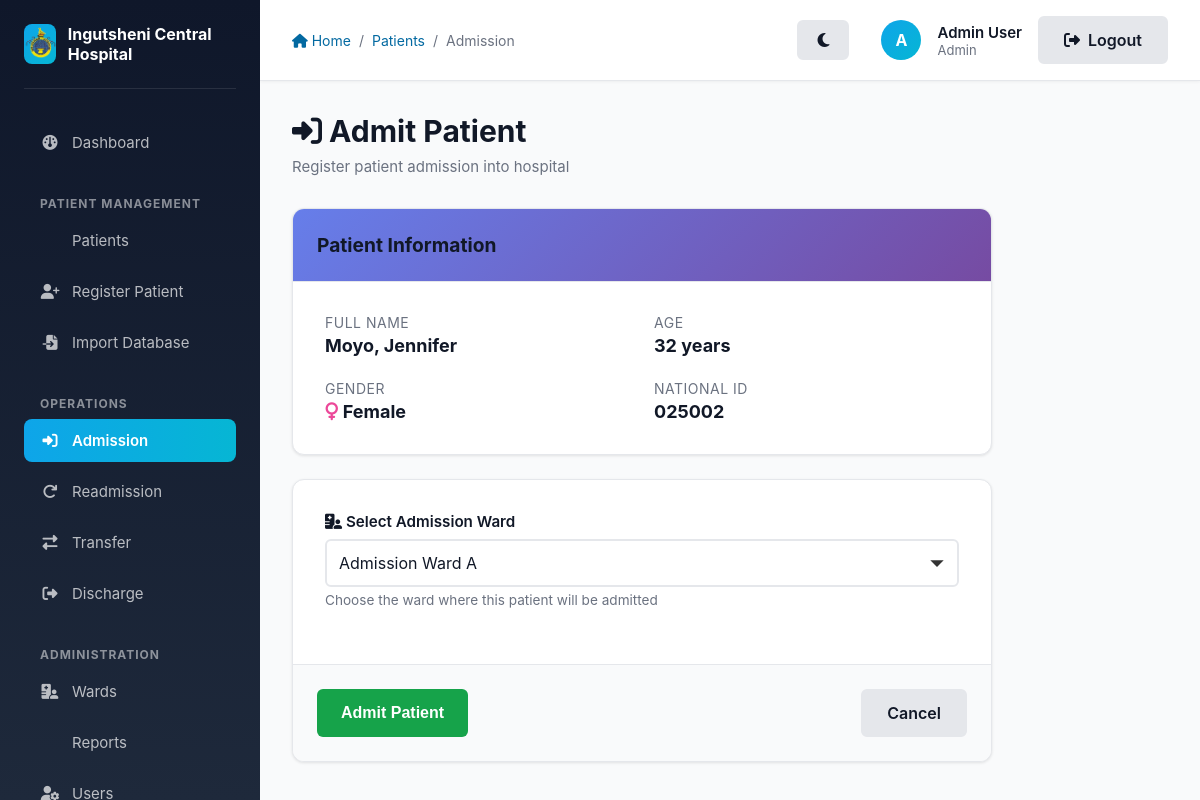
The app's page /patient/3/admit (signed in), older data.
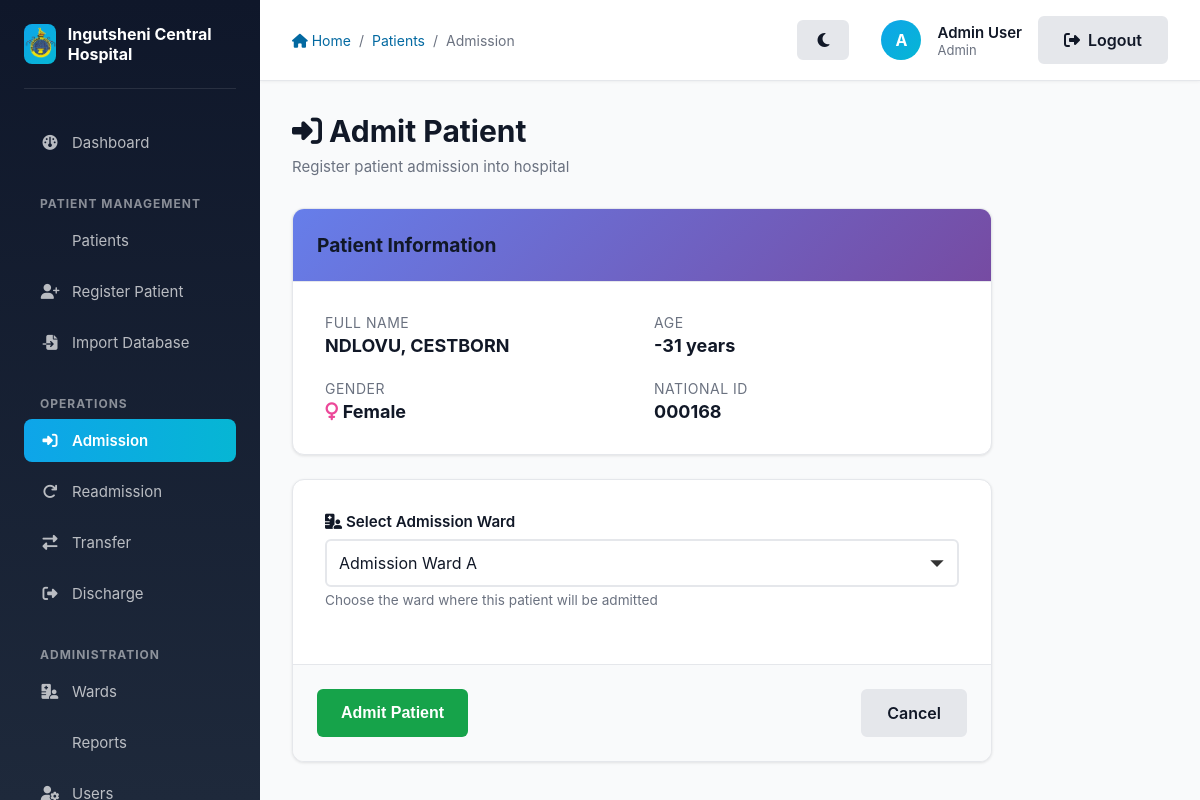
The same page, newer data.
### app/models/models.py (models this page shows, shortened)
class Patient(db.Model):
    __tablename__ = 'patients'
    id = db.Column(db.Integer, primary_key=True)
    hospital_id = db.Column(db.String(6), unique=True, nullable=False)
    surname = db.Column(db.String(100), nullable=False)
    first_names = db.Column(db.String(100), nullable=False)
    date_of_birth = db.Column(db.Date, nullable=False)
    age = db.Column(db.Integer, nullable=False)
    sex = db.Column(db.String(20), nullable=False)  # Male, Female, Other
    race = db.Column(db.String(50), nullable=False)
    marital_status = db.Column(db.String(50), nullable=False)  # Single, Married, Divorced, Widowed
    occupation = db.Column(db.String(100), nullable=False)
    religion = db.Column(db.String(50), default='Not Applicable')
    residential_address = db.Column(db.Text, nullable=False)
    contact_number = db.Column(db.String(20), nullable=False)
    employer_name = db.Column(db.String(100), nullable=True)
    employer_address = db.Column(db.Text, nullable=True)
    next_of_kin_name = db.Column(db.String(100), nullable=False)
    next_of_kin_address = db.Column(db.Text, nullable=False)
    next_of_kin_relationship = db.Column(db.String(50), nullable=False)
    chief = db.Column(db.String(100), default='Not Applicable')
    village = db.Column(db.String(100), default='Not Applicable')
    tribe = db.Column(db.String(100), default='Not Applicable')
    admission_datetime = db.Column(db.DateTime, nullable=False)
    referring_doctor_hospital = db.Column(db.String(150), nullable=False)
    diagnosis = db.Column(db.Text, nullable=False)
    doctor_name = db.Column(db.String(100), nullable=False)
    consultant_name = db.Column(db.String(100), nullable=False)
    pharmacy_name = db.Column(db.String(100), nullable=False)
    discharge_datetime = db.Column(db.DateTime, nullable=True)
    status = db.Column(db.String(50), default='Registered')  # Registered, Admitted, Transferred, Discharged, Deceased
    ward_id = db.Column(db.Integer, db.ForeignKey('wards.id'), nullable=True)
    is_deleted = db.Column(db.Boolean, default=False)
    created_at = db.Column(db.DateTime, default=lambda: datetime.now(timezone.utc))
    updated_at = db.Column(db.DateTime, default=lambda: datetime.now(timezone.utc), onupdate=lambda: datetime.now(timezone.utc))
    @property
    def name(self):
        return f"{self.surname}, {self.first_names}"
    @property
    def gender(self):
        return self.sex
    @hybrid_property
    def national_id(self):
        return self.hospital_id
    @national_id.setter
    def national_id(self, value):
        self.hospital_id = value
    @national_id.expression
    def national_id(cls):
        return cls.hospital_id
    admissions = db.relationship('Admission', backref='patient', lazy=True)
    transfers = db.relationship('Transfer', backref='patient', lazy=True)
    discharges = db.relationship('Discharge', backref='patient', lazy=True)

### app/patients/routes.py (the view, shortened to what this page needs)
@patients.route('/patient/<int:patient_id>/admit', methods=['GET', 'POST'])
@login_required
def admit_patient(patient_id):
    patient = Patient.query.get_or_404(patient_id)
    if patient.status == 'Admitted':
        flash('Patient is already admitted.', 'warning')
        return redirect(url_for('patients.list_patients'))
    if current_user.role_obj.name == 'Sister In Charge':
        if not current_user.ward_id or current_user.ward_obj.type != 'Admission':
            flash('You are not assigned to an Admission Ward and cannot perform admissions.', 'danger')
            return redirect(url_for('patients.list_patients'))
        admission_wards = [current_user.ward_obj]
    elif current_user.role_obj.name in ['Admin', 'CMO']:
        admission_wards = Ward.query.filter_by(type='Admission').all()
    else:
        flash('You do not have permission to admit patients.', 'danger')
        return redirect(url_for('patients.list_patients'))
    form = AdmissionForm()
    form.ward.choices = [(w.id, w.name) for w in admission_wards]
    return render_template('patients/admit.html', title='Admit Patient', form=form, patient=patient)

### app/patients/forms.py
class AdmissionForm(FlaskForm):
    ward = SelectField('Admission Ward', coerce=int, validators=[DataRequired()])
    submit = SubmitField('Admit Patient')

### app/models/models.py (called while the page is built)
@login_manager.user_loader
def load_user(user_id):
    return User.query.get(int(user_id))

### app/templates/patients/admit.html (shortened to what this page needs)
{% extends "layout.html" %}
{% block breadcrumb %}
    <a href="{{ url_for('main.index') }}"><i class="fas fa-home"></i> Home</a>
    <span>/</span>
    <a href="{{ url_for('patients.list_patients') }}">Patients</a>
    <span>/</span>
    <span>Admission</span>
{% endblock %}
{% block content %}
    <div class="page-header">
        <h1 class="page-title">
            <i class="fas fa-sign-in-alt"></i> Admit Patient
        </h1>
        <p class="page-subtitle">Register patient admission into hospital</p>
    </div>
    <div style="max-width: 700px;">
        <div class="card" style="margin-bottom: 1.5rem;">
            <div class="card-header">
                <h2 class="card-title">Patient Information</h2>
            </div>
            <div class="card-body">
                <div class="grid grid-2" style="gap: 1.5rem;">
                    <div>
                        <p style="color: #6b7280; font-size: 0.875rem; text-transform: uppercase; letter-spacing: 0.5px; margin-bottom: 0.25rem;">Full Name</p>
                        <p class="font-bold" style="font-size: 1.125rem;">{{ patient.name }}</p>
                    </div>
                    <div>
                        <p style="color: #6b7280; font-size: 0.875rem; text-transform: uppercase; letter-spacing: 0.5px; margin-bottom: 0.25rem;">Age</p>
                        <p class="font-bold" style="font-size: 1.125rem;">{{ patient.age }} years</p>
                    </div>
                    <div>
                        <p style="color: #6b7280; font-size: 0.875rem; text-transform: uppercase; letter-spacing: 0.5px; margin-bottom: 0.25rem;">Gender</p>
                        <p class="font-bold" style="font-size: 1.125rem;">
                            {% if patient.gender in ['M', 'Male'] %}
                                <i class="fas fa-mars" style="color: #3b82f6;"></i> Male
                            {% else %}
                                <i class="fas fa-venus" style="color: #ec4899;"></i> Female
                            {% endif %}
                        </p>
                    </div>
                    <div>
                        <p style="color: #6b7280; font-size: 0.875rem; text-transform: uppercase; letter-spacing: 0.5px; margin-bottom: 0.25rem;">National ID</p>
                        <p class="font-bold" style="font-size: 1.125rem;">{{ patient.national_id }}</p>
                    </div>
                </div>
            </div>
        </div>
        <div class="card">
            <form method="POST" action="" novalidate>
                <div class="card-body">
                    <div class="form-group">
                        <label for="ward" class="form-label">
                            <i class="fas fa-hospital-user"></i> Select Admission Ward
                        </label>
                        {{ form.ward(class="form-control" + (" form-error" if form.ward.errors else "")) }}
                        <p class="form-text">Choose the ward where this patient will be admitted</p>
                    </div>
                </div>
                <div class="card-footer" style="display: flex; gap: 1rem; justify-content: space-between;">
                    {{ form.submit(class="btn btn-success") }}
                    <a href="{{ url_for('patients.list_patients') }}" class="btn btn-secondary">Cancel</a>
                </div>
            </form>
        </div>
    </div>
{% endblock %}

Row changes from the older to the newer data that the page shows:
changed Patient: name "Moyo, Jennifer" → "NDLOVU, CESTBORN"; age "32" → "-31"; national_id "025002" → "000168"
